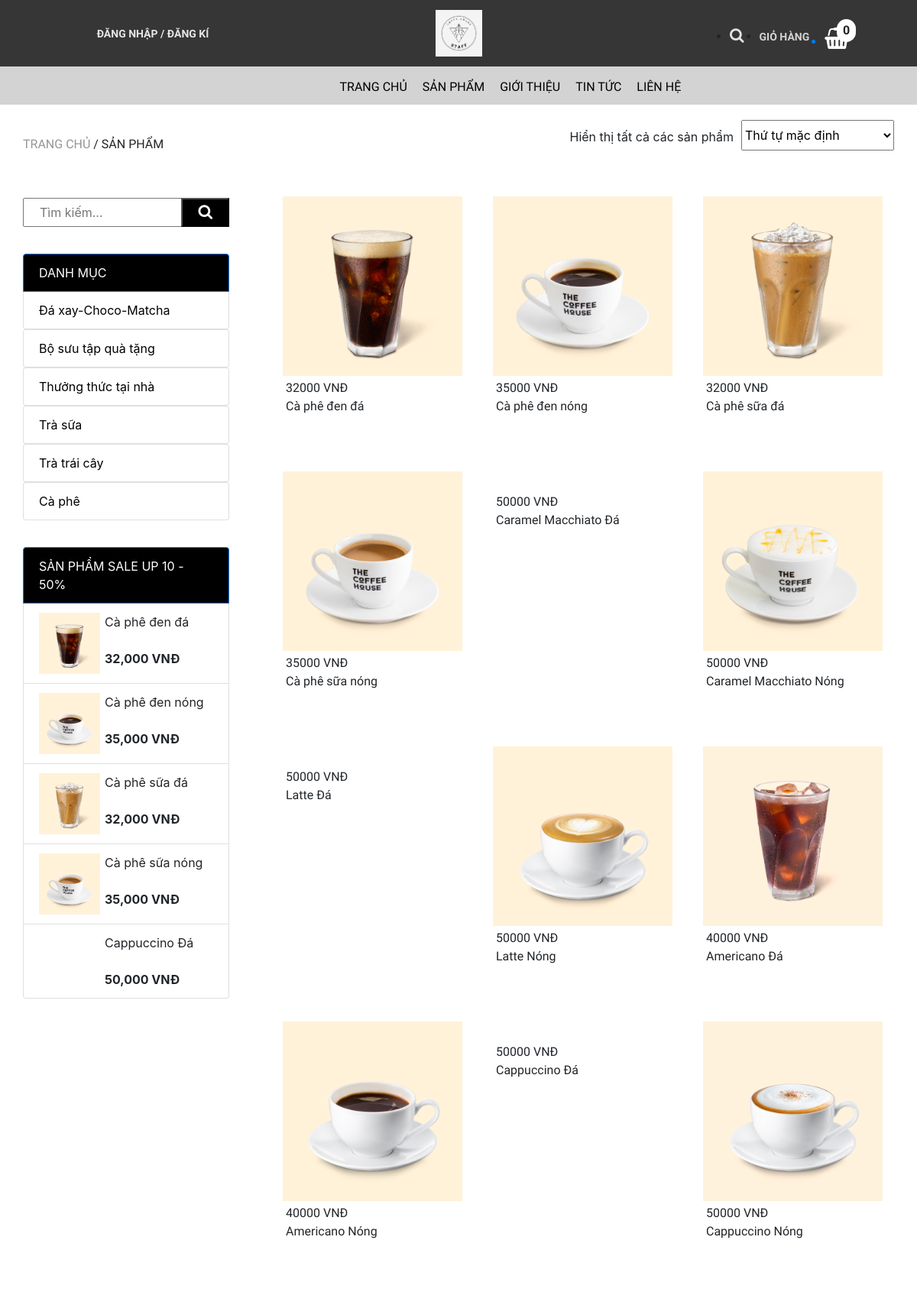
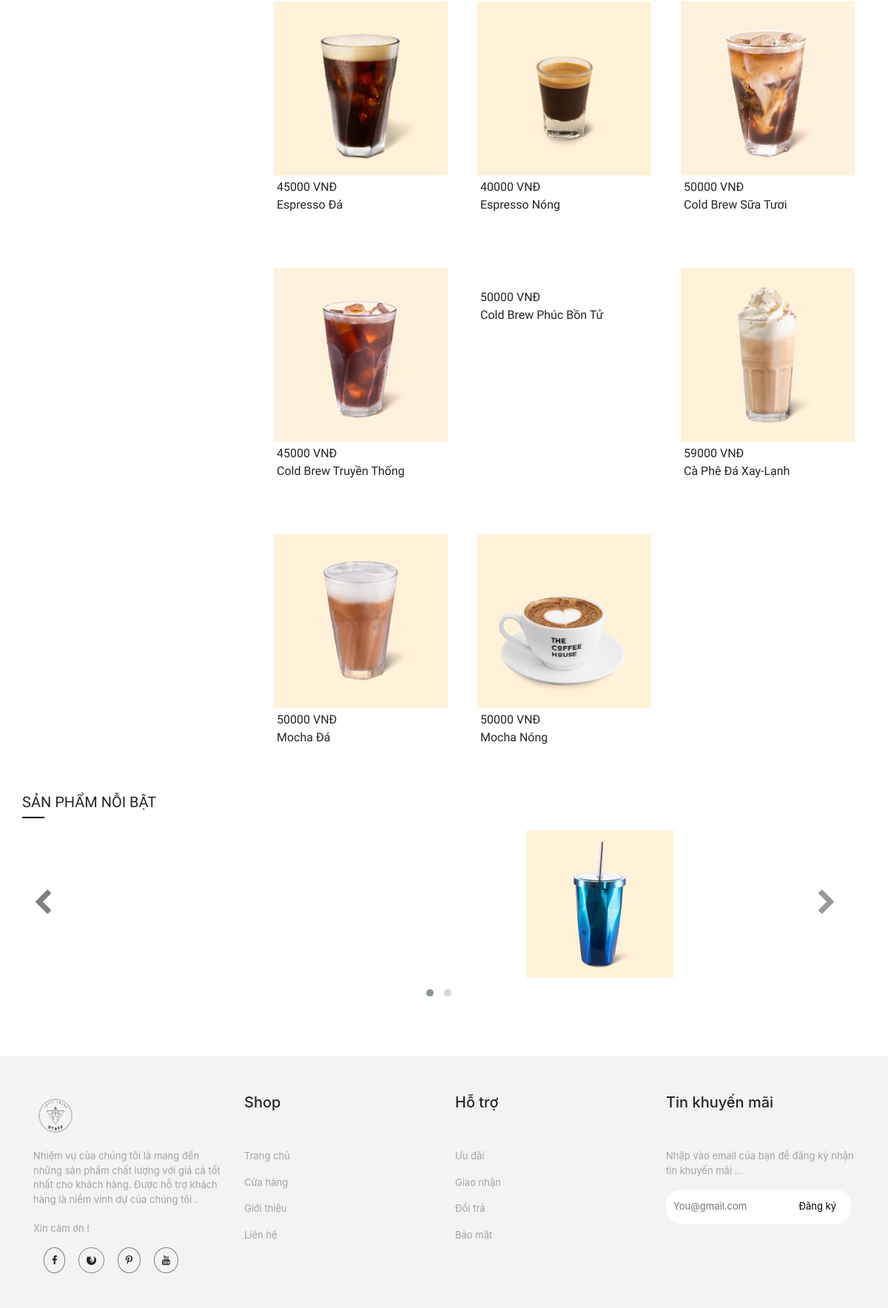
Screenshot of /trang-chinh/sp-cung-loai.php with the database file from the repository (2 pictures, top to bottom).
### tables this page shows
CREATE TABLE `loai_hang` (
  `ma_loai` int(11) NOT NULL,
  `ten_loai` varchar(50) NOT NULL
);

CREATE TABLE `hang_hoa` (
  `ma_hh` int(11) NOT NULL,
  `ten_hh` varchar(50) NOT NULL,
  `hinh` varchar(50) NOT NULL,
  `don_gia` int(11) NOT NULL,
  `giam_gia` int(11) NOT NULL,
  `mo_ta` varchar(500) NOT NULL,
  `ma_loai` int(11) NOT NULL
);

### admin/dao/pdo.php (called while the page is built, shortened)
<?php
    function pdo_get_connection(){
        $pdo = new PDO("mysql:host=localhost;dbname=staffcoffee",'root','');
        $pdo->setAttribute(PDO::ATTR_ERRMODE, PDO::ERRMODE_EXCEPTION);
        return $pdo;
    }
    function pdo_query($sql){
        $sql_args = array_slice(func_get_args(),1);
        try{
            $conn = pdo_get_connection();
            $stmt = $conn ->prepare($sql);
            $stmt -> execute($sql_args);
            $rows = $stmt -> fetchAll();
            return $rows;
        }catch(PDOException $e){
            throw $e;
        }finally{
            unset($conn);
        }
    }
    ?>

### admin/dao/loai-hang.php (called while the page is built, shortened)
<?php
    require_once ('pdo.php');
    function loai_hang_select_all(){
        $sql = "SELECT * FROM loai_hang ORDER BY ma_loai DESC";
        return pdo_query($sql);
    }
?>

### admin/dao/hang-hoa.php (called while the page is built, shortened)
<?php
    require_once ('pdo.php');
    require_once ('loai-hang.php');
    function hang_hoa_sale(){
        $sql = "SELECT * FROM hang_hoa ORDER BY giam_gia ASC LIMIT 0,5";
        return pdo_query($sql);
    }
    function hang_hoa_noi_bat(){
        $sql = "SELECT * FROM hang_hoa ORDER BY giam_gia DESC LIMIT 0,8";
        return pdo_query($sql);
    }
    function hang_hoa_select_by_loai($ma_loai){
        $sql = "SELECT * FROM hang_hoa WHERE ma_loai=?";
        return pdo_query($sql, $ma_loai);
    }
?>

### trang-chinh/sp-cung-loai.php (the view, shortened to what this page needs)
<!DOCTYPE html>
<html lang="en">
<head>
    <link rel="stylesheet" href="https://maxcdn.bootstrapcdn.com/bootstrap/4.0.0/css/bootstrap.min.css">
    <link rel="stylesheet" href="../../bigshoes/css/danh-sach-sp/products.css">
    <link rel="stylesheet" href="../../bigshoes/css/danh-sach-sp/plugin/css/owl.carousel.min.css">
    <link rel="stylesheet" href="../../bigshoes/css/danh-sach-sp/plugin/css/owl.theme.default.min.css">
    <link rel="stylesheet" href="https://cdnjs.cloudflare.com/ajax/libs/font-awesome/4.7.0/css/font-awesome.min.css">
</head>
<body>
    <div class="container-fluid">
        <div class="row">
            <div class="col-md-4" style="background-color: rgb(54, 54, 54);text-align: center">
                <div class="login">
                  <?php
                    if(!isset($_SESSION['user'])){
                  ?>
                  <a href="../../bigshoes/tai-khoan/dang-nhap.php"><p><strong>ĐĂNG NHẬP / ĐĂNG KÍ</strong></p></a>
                    <?php }else{ ?>
                        <a href="../../bigshoes/tai-khoan/thong-tin-tk.php"><p><strong>XIN CHÀO <?=$_SESSION['user']['ho_ten']?></strong></p></a>
                  <?php } ?>
                </div>
            </div>
            <div class="col-md-4" style="background-color: rgb(54, 54, 54);text-align: center">
                <div class="logo">
                    <a href="index.php"><img src="../css/trang-chu/img/logo11.png" alt="anh"></a>
                </div>
            </div>
            <div class="col-md-4" style="background-color: rgb(54, 54, 54);text-align: center">
                <div class="giohang" style = "position: reletive;">
                    <?php
                            $sll = 0;
                        ?>
                    <span style = "position: absolute;padding:3px 8px;background-color:#fff;border-radius:50px;left:295px;top:25px;" ><?=$sll?></span>
                <ul>
                        <li><i class="fa fa-search" style="font-size:20px;color:rgb(226, 226, 226)"></i></li>
                        <li><p style="color: rgb(212, 212, 212);font-size: 14px;">GIỎ HÀNG</p></li>
                       <a href="danh-sach-gio-hang.php"><li><i class="fa fa-shopping-basket" style="font-size:28px;color:rgb(255, 255, 255)"></i></li></a>
                    </ul>
                </div>
            </div>
        </div>
    </div>
    <div class="container-fluid">
        <div class="row">
            <div class="col-md-12" style="background-color: rgb(211, 211, 211);">
                <div class="nav">
                    <ul>
                        <li><a href="danh-sach-sp.php">TRANG CHỦ</a></li>
                        <li><a href="danh-sach-sp.php">SẢN PHẨM</a></li>
                            <li><a href="gioi-thieu.php">GIỚI THIỆU</a></li>
                            <li><a href="tin-tuc.php">TIN TỨC</a></li>
                            <li><a href="lien-he.php">LIÊN HỆ</a></li>
                    </ul>
                </div>
            </div>
        </div>
    </div>
    <div class="container" style="margin-top: 20px;">
        <div class="row">
            <div class="col-md-7" style="
    padding-left: 0px;
">
                <div class="chuyen">
                    <p><span>TRANG CHỦ </span> / SẢN PHẨM</p>
                </div>
            </div>
            <div class="col-md-5" style="padding-right: 0px;">
                <div class="thutu">
                    <ul>
                        <li>
                            <p style="margin-top: 10px;">Hiển thị tất cả các sản phẩm</p>
                        </li>
                        <li>
                            <select>
                               <option>Thứ tự mặc định</option>
                           </select>
                        </li>
                    </ul>
                </div>
            </div>
        </div>
    </div>
    <div class="container">
        <div class="row">
            <div class="col-md-3" style="padding-left: 0px;margin-top: 42px;">
                <div class="row" style="
    margin-left: 0px;
">
                    <form action="tim-kiem-theo-ten.php" method="post">
                    <div class="serch">
                        <input type="text" placeholder="Tìm kiếm..." name="keywords">
                        <button type="submit" name="search-keywords"><i class="fa fa-search" style="font-size:20px;color:rgb(255, 255, 255)"></i></button>
                    </div>
                    </form>
                </div>
                <div class="row" style="
    margin-left: 0px;
">
                    <?php
                        require_once ('../../bigshoes/admin/dao/loai-hang.php');
                        extract($_REQUEST);
                        $items = loai_hang_select_all();
                    ?>
                    <div class="row" style="margin-top: 35px;margin-left: 0px;">
                        <ul class="list-group">
                            <li class="list-group-item active">DANH MỤC</li>
                            <?php foreach($items as $item){
                                extract($item);
                                ?>
                            <a href="sp-cung-loai.php?ma_loai=<?=$ma_loai?>"><li class="list-group-item"><?=$ten_loai?></li></a>
                            <?php } ?>
                        </ul>
                    </div>
                    <div class="row" style="margin-top: 35px;margin-left: 0px;">
                        <ul class="list-group">
                        <?php
                            require_once ('../../bigshoes/admin/dao/hang-hoa.php');
                            extract($_REQUEST);
                            $items = hang_hoa_sale();
                        ?>
                            <li class="list-group-item active">SẢN PHẨM SALE UP 10 - 50%</li>
                            <?php foreach($items as $item){
                                extract($item);
                                ?>
                            <li class="list-group-item">
                                <div class="row">
                                    <div class="col-sm-4"><a href="chi-tiet-sp.php?ma_hh=<?=$ma_hh?>&ma_loai=<?=$ma_loai?>"><img style="width:80px;" src="../../bigshoes/css/admin/images/products/<?=$hinh?>" alt=""></a></div>
                                    <div class="col-sm-8"><?=$ten_hh?><br><br><b><?=number_format($don_gia-($don_gia*$giam_gia/100))?> VNĐ</b></div>
                                </div>
                            </li>
                            <?php } ?>
                        </ul>
                    </div>
                </div>
            </div>
            <div class="col-md-9">
            <?php
                extract($_REQUEST);
                $items = hang_hoa_select_by_loai($ma_loai);
                foreach($items as $item){
                    extract($item);
            ?>
                <div class="sanpham">
                    <a href="chi-tiet-sp.php?ma_hh=<?=$ma_hh?>"><img src="../../bigshoes/css/admin/images/products/<?=$hinh?>" alt=""></a>
                    <div class="text">
                        <div class="price">
                            <?=$don_gia?> VNĐ
                        </div>
                        <div class="name">
                           <?=$ten_hh?>
                        </div>
                    </div>
                </div>
                <?php } ?>
            </div>
        </div>
    </div>
    <div class="container" style="margin-top: 30px;">
        <div class="row">
            <div class="col-md-12" style="padding-left: 0px;">
                <div class="spnoibat">
                    <h5>sản phẩm nỗi bật</h5>
                    <p></p>
                </div>
                <div class="owl-carousel owl-theme ">
                    <?php
                        $items = hang_hoa_noi_bat();
                        foreach($items as $item){
                            extract($item);
                    ?>
                    <div class="item">
                        <a href="chi-tiet-sp.php?ma_hh=<?=$ma_hh?>"><img style="width: 200px" src="../../bigshoes/css/admin/images/products/<?=$hinh?>" alt="ds"></a>
                    </div>
                        <?php } ?>
                </div>
            </div>
        </div>
    </div>
    <div class="container-fluid now2" style="margin-top: 70px;">
        <div class="row">
            <div class="container" style="margin-top: 50px;">
                <div class="row">
                    <div class="col-md-3">
                        <div class="fo">
                        <img src="../css/trang-chu/img/logo11.png" alt="" style ="width:60px;">
                        </div>
                    </div>
                    <div class="col-md-3">
                        <div class="fo">
                            <h5>Shop</h5>
                        </div>
                    </div>
                    <div class="col-md-3">
                        <h5>Hỗ trợ</h5>
                    </div>
                    <div class="col-md-3">
                        <h5>Tin khuyến mãi</h5>
                    </div>
                </div>
                <div class="row" style="margin-top: 0px;">
                    <div class="col-md-3">
                        <div class="fo">
                            <ul>
                                <li>
                                    <p>
                                    Nhiệm vụ của chúng tôi là mang đến những sản phẩm chất lượng với giá cả tốt nhất cho khách hàng. Được hỗ trợ khách hàng là niềm vinh dự của chúng tôi . <br><br>
                                    Xin cám ơn !
                                </p>
                                </li>
                                <li><i class="fa fa-facebook "></i>
                                    <i class="fa fa-firefox"></i>
                                    <i class="fa fa-pinterest-p"></i>
                                    <i class="fa fa-youtube"></i>
                                </li>
                            </ul>
                        </div>
                    </div>
                    <div class="col-md-3">
                        <div class="fo">
                            <ul>
                                <li>
                                    <p>Trang chủ</p>
                                </li>
                                <li>
                                    <p>Cửa hàng</p>
                                </li>
                                <li>
                                    <p>Giới thiệu</p>
                                </li>
                                <li>
                                    <p>Liên hệ</p>
                                </li>
                            </ul>
                        </div>
                    </div>
                    <div class="col-md-3">
                        <div class="fo">
                            <ul>
                                <li>
                                    <p>Ưu đãi</p>
                                </li>
                                <li>
                                    <p>Giao nhận</p>
                                </li>
                                <li>
                                    <p>Đổi trả</p>
                                </li>
                                <li>
                                    <p>Bảo mật</p>
                                </li>
                            </ul>
                        </div>
                    </div>
                    <div class="col-md-3">
                        <div class="fo">
                            <ul>
                                <li>
                                    <p>Nhập vào email của bạn để đăng ký nhận tin khuyến mãi ...</p>
                                </li>
                                <li>
                                    <input type="text" placeholder="You@gmail.com">
                                    <a href="#">Đăng ký</a>
                                </li>
                            </ul>
                        </div>
                    </div>
                </div>
            </div>
        </div>
    </div>
</body>
</html>

### css/danh-sach-sp/products.css (style rules this page uses)
* { margin: 0px; padding: 0px; box-sizing: border-box; }
.login p { margin-top: 34px; color: rgb(230, 230, 230); font-size: 14px; font-family: "Roboto Condensed", sans-serif; }
.login a { text-decoration: none; }
.logo { padding: 13px; }
.logo img { width: 61px; }
.nav { position: relative; width: 100%; height: 50px; background-color: rgb(211, 211, 211); font-family: "Roboto Condensed", sans-serif; }
.nav ul { position: absolute; top: 0; left: 35%; }
.nav ul li { float: left; list-style: none; margin-left: 20px; font-family: "Roboto Condensed", sans-serif; font-size: 16px; margin-top: 15px; }
.nav ul li a { text-decoration: none; color: black; }
.giohang { font-weight: 600; margin-left: 120px; font-family: "Roboto Condensed", sans-serif; }
.giohang ul li { float: left; margin-left: 20px; margin-top: 20px; }
.chuyen { font-family: "Roboto Condensed", sans-serif; margin-top: 20px; }
.chuyen span { color: rgb(150, 148, 148); }
.thutu { float: right; }
.thutu ul li { float: left; list-style: none; margin-left: 10px; }
.thutu ul li select { width: 200px; height: 40px; }
.serch { position: relative; }
.serch input { padding: 5px 20px; width: 270px; }
.serch button { position: absolute; top: 0px; right: 0px; padding: 5px 20px; background-color: black; color: white; }
.list-group { width: 270px; }
.list-group a { text-decoration: none; color: black; }
.list-group .active { background-color: black; }
.sanpham { float: left; margin-left: 40px; margin-top: 40px; width: 235px; height: 320px; position: relative; }
.sanpham img { width: 100%; }
.text { padding: 4px; font-family: "Roboto Condensed", sans-serif; }
.spnoibat { font-family: "Roboto Condensed", sans-serif; text-transform: uppercase; }
.spnoibat p { width: 30px; height: 2px; background-color: rgb(0, 0, 0); }
.fo ul li { margin-top: 15px; list-style: none; font-size: 13px; }
.fo img { width: 100px; }
.fo ul li i { margin-left: 14px; border: solid 1px gray; padding: 10px; border-radius: 100%; }
.fo ul li p { color: rgb(163, 163, 163); }
.fo ul li input { padding: 13px 10px; width: 250px; border: none; border-radius: 20px; }
.fo ul li a { position: absolute; top: 83px; right: 40px; color: black; }
.now2 { width: 100%; height: 340px; background-color: rgb(243, 243, 243); position: relative; }

### rows the page displays
loai_hang: ten_loai "Đá xay-Choco-Matcha"
loai_hang: ten_loai "Bộ sưu tập quà tặng"
loai_hang: ten_loai "Thưởng thức tại nhà"
loai_hang: ten_loai "Trà sữa"
loai_hang: ten_loai "Trà trái cây"
loai_hang: ten_loai "Cà phê"
hang_hoa: hinh (picture), ten_hh "Cà phê đen đá", $don_gia-($don_gia*$giam_gia/100) "32,000", don_gia "32000"
hang_hoa: hinh (picture), ten_hh "Cà phê đen nóng", $don_gia-($don_gia*$giam_gia/100) "35,000", don_gia "35000"
hang_hoa: hinh (picture), ten_hh "Cà phê sữa đá", $don_gia-($don_gia*$giam_gia/100) "32,000", don_gia "32000"
hang_hoa: hinh (picture), ten_hh "Cà phê sữa nóng", $don_gia-($don_gia*$giam_gia/100) "35,000", don_gia "35000"
hang_hoa: ten_hh "Cappuccino Đá", $don_gia-($don_gia*$giam_gia/100) "50,000", don_gia "50000"
hang_hoa: don_gia "50000", ten_hh "Caramel Macchiato Đá"
hang_hoa: hinh (picture), don_gia "50000", ten_hh "Caramel Macchiato Nóng"
hang_hoa: don_gia "50000", ten_hh "Latte Đá"
hang_hoa: hinh (picture), don_gia "50000", ten_hh "Latte Nóng"
hang_hoa: hinh (picture), don_gia "40000", ten_hh "Americano Đá"
hang_hoa: hinh (picture), don_gia "40000", ten_hh "Americano Nóng"
hang_hoa: hinh (picture), don_gia "50000", ten_hh "Cappuccino Nóng"
hang_hoa: hinh (picture), don_gia "45000", ten_hh "Espresso Đá"
hang_hoa: hinh (picture), don_gia "40000", ten_hh "Espresso Nóng"
hang_hoa: hinh (picture), don_gia "50000", ten_hh "Cold Brew Sữa Tươi"
hang_hoa: hinh (picture), don_gia "45000", ten_hh "Cold Brew Truyền Thống"
hang_hoa: don_gia "50000", ten_hh "Cold Brew Phúc Bồn Tử"
hang_hoa: hinh (picture), don_gia "59000", ten_hh "Cà Phê Đá Xay-Lạnh"
hang_hoa: hinh (picture), don_gia "50000", ten_hh "Mocha Đá"
hang_hoa: hinh (picture), don_gia "50000", ten_hh "Mocha Nóng"
hang_hoa: hinh (picture)
hang_hoa: hinh (picture)
hang_hoa: hinh (picture)
hang_hoa: hinh (picture)
hang_hoa: hinh (picture)

### other values shown
$sll "0"
